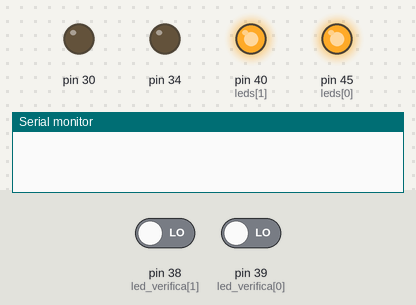
Bench run of a sketch on a simulated Arduino Mega 2560, built with avr-gcc and run on an emulated ATmega2560. Shown: output pins drawn as LEDs (lit = HIGH), the last lines printed to the serial monitor. The test bench sets the inputs (shaded band); at power-on: pin 39 (led_verifica[0]) LOW, pin 38 (led_verifica[1]) LOW.

Above: at 1.2 s.
1.3 s: pin 39 (led_verifica[0]) driven HIGH
At 4.2 s:
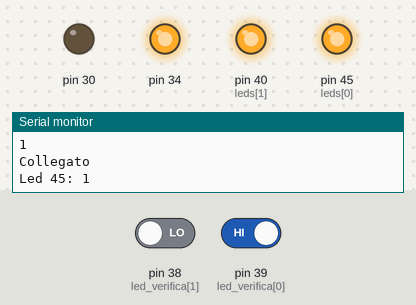
4.3 s: pin 38 (led_verifica[1]) driven HIGH
5.8 s: pin 38 (led_verifica[1]) driven LOW
8.8 s: pin 39 (led_verifica[0]) driven LOW
At 9.5 s:
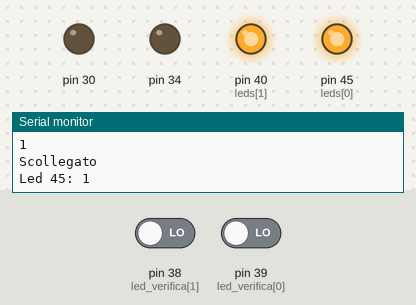
Timing chart, 0 to 11.3 s (numbered marks = the images above; inputs shaded):
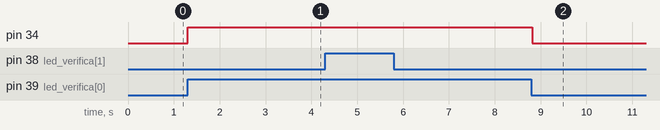

The sketch:

sketch_oct26a.ino
```cpp
int led_verifica[] = {39, 38};
int leds[] = {45, 40};

void setup() {

  pinMode(34, OUTPUT);
  pinMode(30, OUTPUT);

  int leds_len = sizeof(leds)/sizeof(leds[0]);
  for(int i = 0; i < leds_len; i++) {
    pinMode(leds[i], OUTPUT);
    pinMode(led_verifica[i], INPUT);
    digitalWrite(leds[i], HIGH);
  }
  Serial.begin(9600);
  Serial1.begin(9600);
}

String stato_led_prima = "collegato";

void loop() {
  if(Serial1.available()) {
      Serial.println(Serial1.read());
  }
  int stato_led = 0;
  int led_verifica_len = sizeof(led_verifica)/sizeof(led_verifica[0]);

  for(int i = 0; i < led_verifica_len; i++) {
    if (digitalRead(led_verifica[i])) {
      stato_led = digitalRead(led_verifica[i]);
      Serial.println(stato_led);

      if (stato_led == 1 && stato_led_prima == "collegato") {
        Serial.println("Scollegato");
        Serial.println((String)"Led "+leds[i]+": "+stato_led);
        digitalWrite(34, HIGH);
        delay(300);
        Serial1.println((String)"Led_"+leds[i]+"_"+stato_led+"_"+stato_led_prima);
        stato_led_prima = "scollegato";

      } else if(stato_led == 1 && stato_led_prima == "scollegato") {
        Serial.println("Collegato");
        Serial.println((String)"Led "+leds[i]+": "+stato_led);
        digitalWrite(34, HIGH);
        delay(300);
        Serial1.println((String)"Led_"+leds[i]+"_"+stato_led+"_"+stato_led_prima);
        stato_led_prima = "collegato";

      }

    } else {
      digitalWrite(34, LOW);

    }
  }
}
```

Measured:
- after the input at 1.3 s, pin 34: LOW → HIGH at once
- after the input at 8.8 s, pin 34: HIGH → LOW at once
